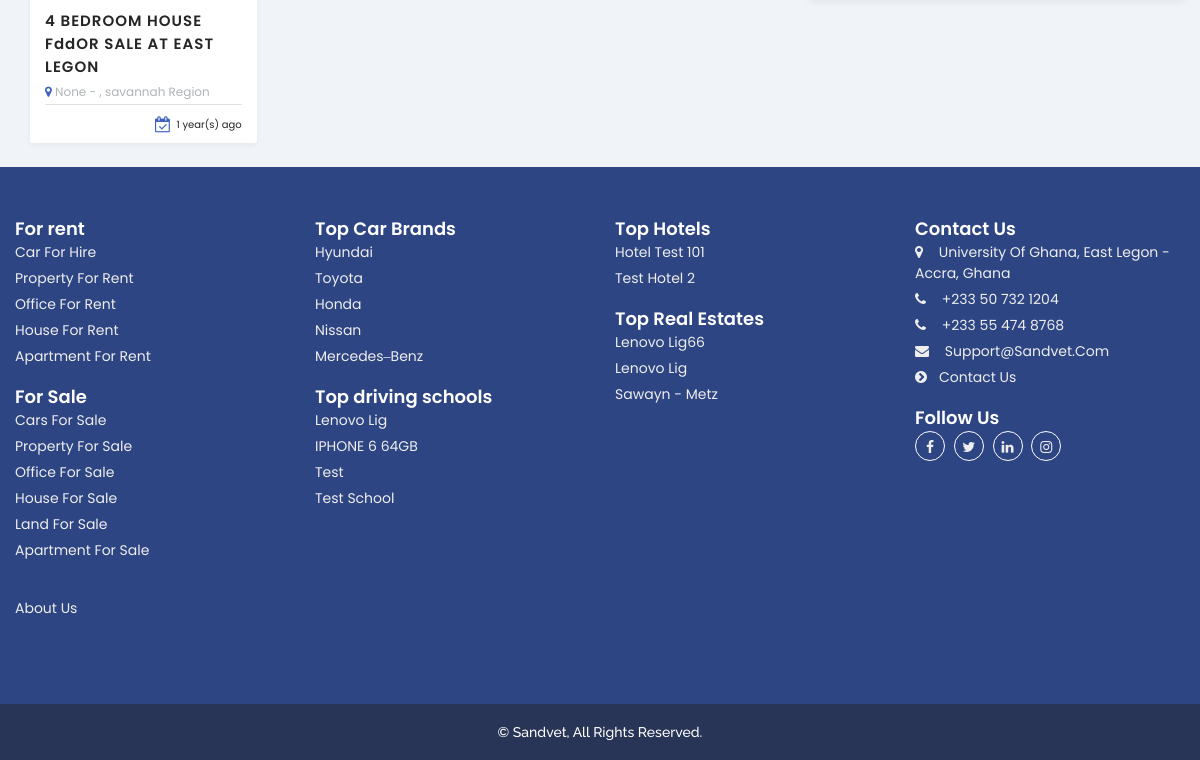
The page /cars/detail/2013-hyundai-corola/ (lower part) on the database as committed earlier.
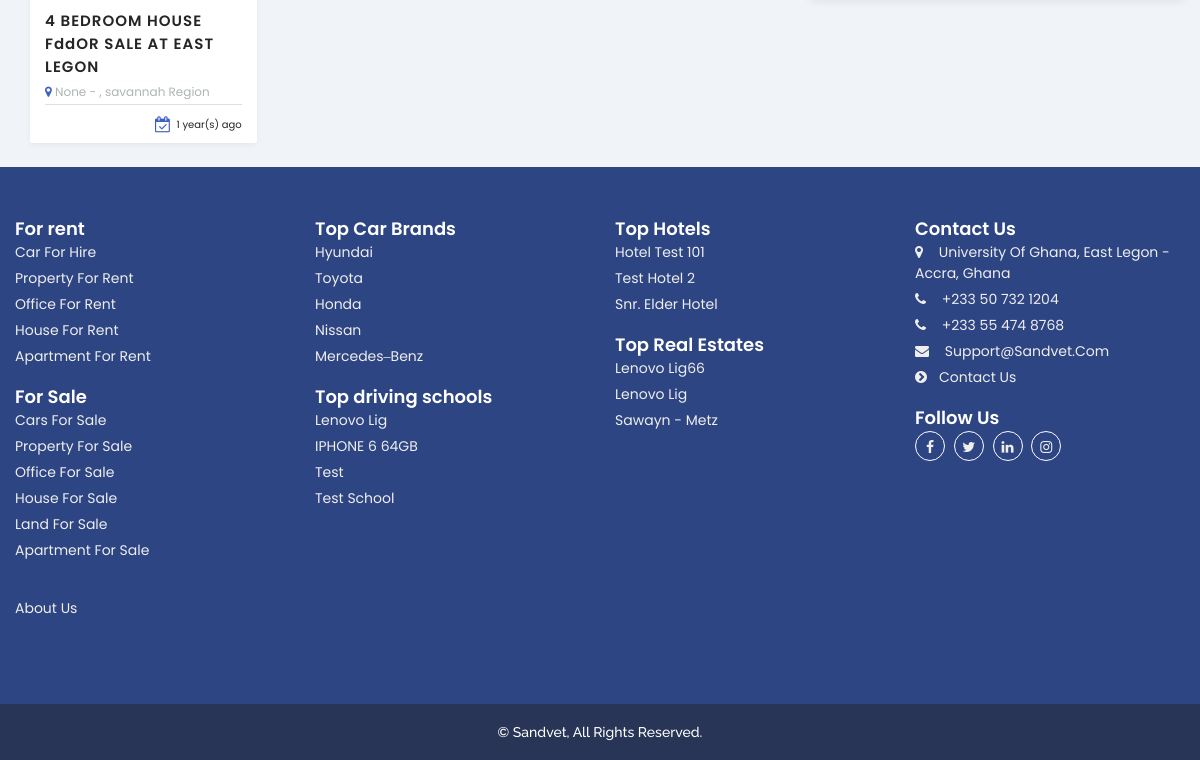
The same page on the database as committed later.
### property/models.py (models this page shows, shortened)
class Property(models.Model):
    title = models.CharField(max_length=200,null=True)
    price = models.FloatField()
    price_negotiable = models.CharField(max_length=3, choices=PRICE_NEGORIABLE, default='no')
    category = models.ForeignKey(Category, on_delete=models.CASCADE)
    purpose = models.CharField(max_length=4, choices=PROPERTY_PURPOSE_TYPE, default='sale')
    region = models.CharField(choices=REGIONS_LIST, max_length=20, null=True)
    locality = models.ForeignKey(Locality, on_delete=models.CASCADE, null=True)
    location_address = models.CharField(max_length=200, null=True)
    image = models.ImageField(upload_to='property/')
    description = models.TextField(null=True, blank=False)
    views = models.PositiveIntegerField(default=0)
    featured = models.PositiveIntegerField(default=0)
    created_at = models.DateTimeField(auto_now_add=True)
    slug = AutoSlugField(
                populate_from='title',
                unique_with='created_at__month',
                slugify=custom_slugify
            )
    owned_by = models.ForeignKey("RealEstate", on_delete=models.CASCADE, null=True, blank=True, related_name="realestate")
    @property
    def imageURL(self):
        try:
            url = self.image.url
        except:
            url = ''
        return url
    def get_absolute_url(self):
        return reverse("property:property-detail", kwargs={
            'slug': self.slug
        })
    def get_date(self):
        time = datetime.now()
        if self.created_at.day == time.day:
            return str(time.hour - self.created_at.hour) + " hours ago"
        else:
            if self.created_at.month == time.month:
                return str(time.day - self.created_at.day) + " days ago"
            else:
                if self.created_at.year == time.year:
                    return str(time.month - self.created_at.month) + " months ago"
                else:
                    return str(time.year - self.created_at.year) + " year(s) ago"
        return self.created_at

class Category(models.Model):
    title = models.CharField(max_length=200, null=True, blank=True, unique=True)
    created_at = models.DateTimeField(auto_now_add=True)
    slug = AutoSlugField(populate_from='title',unique_with='created_at__month',slugify=custom_slugify )
    class Meta:
        ordering = ['-id']
    def get_for_sale_category_url(self):
        return reverse("property:for-sale-cate", kwargs={
            'slug': self.slug
        })
    def get_for_rent_category_url(self):
        return reverse("property:for-rent-cate", kwargs={
            'slug': self.slug
        })

class Hotel(models.Model):
    title = models.CharField(max_length=200,null=True)
    location_address = models.CharField(max_length=200, null=True)
    locality = models.ForeignKey(Locality, on_delete=models.CASCADE, null=True)
    region = models.CharField(choices=REGIONS_LIST, max_length=20, null=True)
    logo = models.ImageField(upload_to='hotels/logo', null=True)
    image = models.ImageField(upload_to='hotels/')
    description = models.TextField(null=True, blank=False)
    rate = models.CharField(choices=STAR_RATING, max_length=1, null=True, blank=True)
    free_parking = models.BooleanField(default=False)
    free_wiFi = models.BooleanField(default=False)
    pool = models.BooleanField(default=False)
    fitness_center = models.BooleanField(default=False)
    free_breakfast = models.BooleanField(default=False)
    free_airport_transportation = models.BooleanField(default=False)
    conference_facilities = models.BooleanField(default=False)
    bar_or_lounge = models.BooleanField(default=False)
    views = models.PositiveIntegerField(default=0)
    featured = models.PositiveIntegerField(default=0)
    created_at = models.DateTimeField(auto_now_add=True)
    slug = AutoSlugField(
                populate_from='title',
                unique_with='created_at__month',
                slugify=custom_slugify
            )
    def get_absolute_url(self):
        return reverse("property:hotel-detail", kwargs={
            'slug': self.slug
        })

class RealEstate(models.Model):
    title = models.CharField(max_length=200,null=True, unique=True)
    region = models.CharField(choices=REGIONS_LIST, max_length=20, null=True, blank=True)
    locality = models.ForeignKey(Locality, on_delete=models.CASCADE, null=True, blank=True)
    location_address = models.CharField(max_length=200, null=True)
    url = models.URLField(max_length=200, null=True, blank=True)
    logo = models.ImageField(upload_to='realeastate/logo', null=True)
    image = models.ImageField(upload_to='realeastate/')
    description = models.TextField(null=True, blank=False)
    views = models.PositiveIntegerField(default=0)
    featured = models.PositiveIntegerField(default=0)
    created_at = models.DateTimeField(auto_now_add=True)
    slug = AutoSlugField(
                populate_from='title',
                unique_with='created_at__month',
                slugify=custom_slugify
            )
    def get_absolute_url(self):
        return reverse("property:realestate-detail", kwargs={
            'slug': self.slug
        })

### cars/models.py (models this page shows, shortened)
class Brand(models.Model):
    name = models.CharField(unique=True, max_length=200)
    featured = models.PositiveIntegerField(default=0)
    image = models.ImageField(upload_to='brands/', null=True, blank=True)
    created_at = models.DateTimeField(auto_now_add=True)
    views = models.PositiveIntegerField(default=0)
    slug = AutoSlugField(populate_from='name', unique_with='created_at__month', slugify=custom_slugify )
    def __str__(self):
        return self.name
    def get_absolute_url(self):
        return reverse("cars:brand", kwargs={
            'slug': self.slug
        })

class School(models.Model):
    title = models.CharField(max_length=200,null=True)
    region = models.CharField(max_length=20, choices=REGIONS_LIST, null=True, blank=True)
    locality = models.ForeignKey(Locality, on_delete=models.SET_NULL, null=True, blank=True, related_name='schoollocality')
    image = models.ImageField(upload_to='school/')
    description = models.TextField(null=True, blank=False)
    location = models.CharField(max_length=20, null=True, blank=True)
    views = models.PositiveIntegerField(default=0)
    featured = models.PositiveIntegerField(default=0)
    created_at = models.DateTimeField(auto_now_add=True)
    slug = AutoSlugField(populate_from='title',unique_with='created_at__month',slugify=custom_slugify )
    def get_absolute_url(self):
        return reverse("cars:school-detail", kwargs={
            'slug': self.slug
        })

### cars/views.py (the view, shortened to what this page needs)
# urls.py: path('detail/<slug>/', views.CarDetail, name='car-detail'),
def CarDetail(request, slug):
    lists = get_object_or_404(Car, slug=slug)
    carimages = lists.carimages.order_by('-id')
    session_key = 'viewed_car_{}'.format(lists.pk)
    if not request.session.get(session_key, False):
        lists.views += 1
        lists.save()
        request.session[session_key] = True
    brand_list = Car.objects.filter((~Q(id=lists.id)), brand=lists.brand).order_by('-id')[:3]
    region_list = Car.objects.filter((~Q(id=lists.id)), region=lists.region).order_by('-id')[:3]
    property_list = Property.objects.filter(region=lists.region).order_by('-id')[:3]
    spare_region_list = SparePart.objects.filter(region=lists.region).order_by('-id')[:3]
    latest_list = Car.objects.filter(~Q(id=lists.id)).order_by('-id')[:6]
    latest_property = Property.objects.order_by('-id')[:6]
    latest_spareparts = SparePart.objects.order_by('-id')[:6]
    form = BookingForm()
    context = {
        'object': lists,
        'objectimages': carimages,
        'brand_lists': brand_list,
        'property_lists': property_list,
        'region_list': region_list,
        'spare_region_list': spare_region_list,
        'latest_lists': latest_list,
        'latest_property': latest_property,
        'latest_spareparts': latest_spareparts,
        'form': form
    }
    context['category_list_nav'] = Category.objects.filter((~Q(title="land")))
    context['category_list'] = Category.objects.all()
    context['brands_list'] = Brand.objects.order_by('-views')[:7]
    context['driving_list'] = School.objects.order_by('-views')[:7]
    context['hotels_list'] = Hotel.objects.order_by('-views')[:7]
    context['realestates_list'] = RealEstate.objects.order_by('-views')[:7]
    return render(request, 'cars/car-detail.html', context)

### cars/models.py (called while the page is built)
    def __str__(self):
        return self.name

    @property
    def imageURL(self):
        try:
            url = self.image.url
        except:
            url = ''
        return url

    def get_absolute_url(self):
        return reverse("cars:car-detail", kwargs={
            'slug': self.slug
        })

    @property
    def imageURL(self):
        try:
            url = self.image.url
        except:
            url = ''
        return url

    def get_absolute_url(self):
        return reverse("cars:spare-part-detail", kwargs={
            'slug': self.slug
        })

### core/models.py (called while the page is built)
    def __str__(self):
        return self.name

### templates/cars/car-detail.html (shortened to what this page needs)
{% extends 'base.html' %}
{% load static %}
{% load crispy_forms_tags %}
{% block content%}
<section class="property-single-pg mt-4">
    <div class="container">
        <div class="property-single-page-content">
            <div class="row">
                <div class="col-lg-8 px-0 ">
                    <div class="selio_sw_win_wrapper">
                        <div class="ci sw_widget sw_wrap">
                            <div class="bootstrap-wrapper" id="listing-preview">
                                <div class="property-pg-left">
                                    {% if property_lists %}
                                    <div class="similar-listings-posts clearfix">
                                        <div class="list-products">
                                            <div class="row">
                                                {%for list in property_lists %}
                                                <div class="col-lg-4 col-md-6">
                                                    {% include 'includes/list.html' %}
                                                </div>
                                                {%endfor%}
                                            </div>
                                        </div>
                                    </div>
                                    {%endif%}
                                </div>
                            </div>
                        </div>
                    </div>
                </div>
                <div class="col-lg-4 pr-0">
                </div>
            </div>
        </div>
    </div>
</section>
{%endblock %}

### templates/includes/list.html (shortened to what this page needs)
{% load humanize %}
{% load static %}
    <div class="card listing__card ">
        <div class="card__full">
            <div class="card__body d-flex justify-content-between">
                <div>
                    <a href="{{ list.get_absolute_url }}" title="{{ list.title }}">
                        {% if list.hotel %}
                            <h3>{{ list.title }} At {{list.hotel}} </h3>
                            <p>
                                <i class="fa fa-map-marker"></i> {{ list.hotel.location_address}} -
                                {{ list.hotel.locality.name }} , {{ list.hotel.region }} Region
                            </p>
                        {% else %}
                            <h3>{{ list.title }}</h3>
                            <p>
                                <i class="fa fa-map-marker"></i> {{ list.location_address}} -
                                {{ list.locality.name }} , {{ list.region }} Region
                            </p>
                        {% endif %}
                    </a>
                    <div class="card__resultItems">
                    </div>
                </div>
            </div>
            <div class="card__footer">
                {% if list.rate %}
                    <a href="{{ list.get_absolute_url }}" class="btn btn-enroll btn-primary btn-sm text-white">view Hotel</a>
                {% else %}
                <a href="#" title="" ><i class="fa fa-calendar-check-o"></i> {{ list.get_date }} </a>
                {% endif %}
            </div>
        </div>
    </div>

### templates/includes/footer.html (shortened to what the changed rows need)
{% load crispy_forms_tags %}
<section class="bottom__section">
    <div class="container placeholder-container">
        <div class="row">
            <div class="widget col-xl-3 col-sm-6 col-md-4">
                <div class="widget-footer-contacts">
                    <ul class="footer-list">
                        {% for cate in category_list_nav %}
                        <li><span class="value"><a href="{{cate.get_for_rent_category_url}}">{{cate.title}} for rent</a></span></li>
                        {%endfor%}
                    </ul>
                </div>
                <div class="widget-footer-contacts mt-3">
                    <ul class="footer-list">
                        {% for cate in category_list %}
                        <li><span class="value"><a href="{{cate.get_for_sale_category_url}}">{{cate.title}} for sale</a></span></li>
                        {%endfor%}
                    </ul>
                </div>
            </div>
            <div class="widget col-xl-3 col-sm-6 col-md-4">
                <div class="widget-footer-contacts">
                    <ul class="footer-list">
                        {% for tbrand in brands_list %}
                        <li><span class="value"><a href="{{tbrand.get_absolute_url}}">{{tbrand.name}} </a></span></li>
                        {%endfor%}
                    </ul>
                </div>
                <div class="widget-footer-contacts mt-3">
                    <ul class="footer-list">
                        {% for list in driving_list %}
                            <li><span class="value"><a href="{{list.get_absolute_url}}">{{list.title}}</a></span></li>
                        {%endfor%}
                    </ul>
                </div>
            </div>
            <div id="widget-follow-us-1" class="widget footer-regular widget-follow-us block-selio col-xl-3 col-sm-12 col-md-5">
                <div class="widget-footer-contacts">
                    <ul class="footer-list">
                        {% for list in hotels_list %}
                            <li><span class="value"><a href="{{list.get_absolute_url}}">{{list.title}}</a></span></li>
                        {%endfor%}
                    </ul>
                </div>
                <div class="widget-footer-contacts mt-3">
                    <ul class="footer-list">
                        {% for list in realestates_list %}
                            <li><span class="value"><a href="{{list.get_absolute_url}}">{{list.title}}</a></span></li>
                        {%endfor%}
                    </ul>
                </div>
            </div>
        </div>
    </div>
</section>

Rows that differ between the two databases and show on the page:
added Hotel: title "Snr. Elder Hotel"
